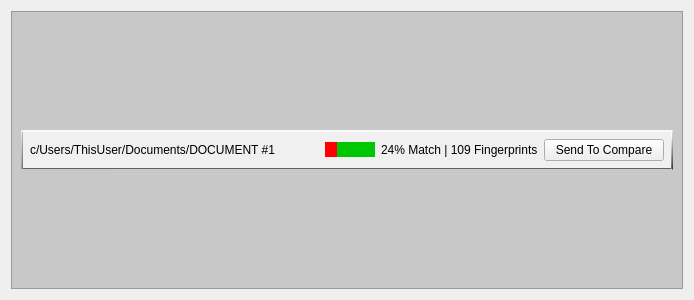
<?xml version="1.0" encoding="UTF-8"?>
<ui version="4.0">
 <class>Form</class>
 <widget class="QWidget" name="Form">
  <property name="geometry">
   <rect>
    <x>0</x>
    <y>0</y>
    <width>694</width>
    <height>300</height>
   </rect>
  </property>
  <property name="windowTitle">
   <string>Form</string>
  </property>
  <layout class="QGridLayout" name="gridLayout_2">
   <item row="0" column="0">
    <widget class="QFrame" name="frame">
     <property name="styleSheet">
      <string notr="true">background-color: rgb(200,200,200);</string>
     </property>
     <property name="frameShape">
      <enum>QFrame::StyledPanel</enum>
     </property>
     <property name="frameShadow">
      <enum>QFrame::Raised</enum>
     </property>
     <layout class="QGridLayout" name="gridLayout">
      <item row="0" column="0">
       <widget class="QWidget" name="docObject" native="true">
        <property name="maximumSize">
         <size>
          <width>16777215</width>
          <height>40</height>
         </size>
        </property>
        <property name="palette">
         <palette>
          <active>
           <colorrole role="WindowText">
            <brush brushstyle="SolidPattern">
             <color alpha="255">
              <red>0</red>
              <green>0</green>
              <blue>0</blue>
             </color>
            </brush>
           </colorrole>
           <colorrole role="Button">
            <brush brushstyle="SolidPattern">
             <color alpha="255">
              <red>240</red>
              <green>240</green>
              <blue>240</blue>
             </color>
            </brush>
           </colorrole>
           <colorrole role="Light">
            <brush brushstyle="SolidPattern">
             <color alpha="255">
              <red>255</red>
              <green>255</green>
              <blue>255</blue>
             </color>
            </brush>
           </colorrole>
           <colorrole role="Midlight">
            <brush brushstyle="SolidPattern">
             <color alpha="255">
              <red>255</red>
              <green>255</green>
              <blue>255</blue>
             </color>
            </brush>
           </colorrole>
           <colorrole role="Dark">
            <brush brushstyle="SolidPattern">
             <color alpha="255">
              <red>127</red>
              <green>127</green>
              <blue>127</blue>
             </color>
            </brush>
           </colorrole>
           <colorrole role="Mid">
            <brush brushstyle="SolidPattern">
             <color alpha="255">
              <red>170</red>
              <green>170</green>
              <blue>170</blue>
             </color>
            </brush>
           </colorrole>
           <colorrole role="Text">
            <brush brushstyle="SolidPattern">
             <color alpha="255">
              <red>0</red>
              <green>0</green>
              <blue>0</blue>
             </color>
            </brush>
           </colorrole>
           <colorrole role="BrightText">
            <brush brushstyle="SolidPattern">
             <color alpha="255">
              <red>255</red>
              <green>255</green>
              <blue>255</blue>
             </color>
            </brush>
           </colorrole>
           <colorrole role="ButtonText">
            <brush brushstyle="SolidPattern">
             <color alpha="255">
              <red>0</red>
              <green>0</green>
              <blue>0</blue>
             </color>
            </brush>
           </colorrole>
           <colorrole role="Base">
            <brush brushstyle="SolidPattern">
             <color alpha="255">
              <red>240</red>
              <green>240</green>
              <blue>240</blue>
             </color>
            </brush>
           </colorrole>
           <colorrole role="Window">
            <brush brushstyle="SolidPattern">
             <color alpha="255">
              <red>240</red>
              <green>240</green>
              <blue>240</blue>
             </color>
            </brush>
           </colorrole>
           <colorrole role="Shadow">
            <brush brushstyle="SolidPattern">
             <color alpha="255">
              <red>0</red>
              <green>0</green>
              <blue>0</blue>
             </color>
            </brush>
           </colorrole>
           <colorrole role="AlternateBase">
            <brush brushstyle="SolidPattern">
             <color alpha="255">
              <red>255</red>
              <green>255</green>
              <blue>255</blue>
             </color>
            </brush>
           </colorrole>
           <colorrole role="ToolTipBase">
            <brush brushstyle="SolidPattern">
             <color alpha="255">
              <red>255</red>
              <green>255</green>
              <blue>220</blue>
             </color>
            </brush>
           </colorrole>
           <colorrole role="ToolTipText">
            <brush brushstyle="SolidPattern">
             <color alpha="255">
              <red>0</red>
              <green>0</green>
              <blue>0</blue>
             </color>
            </brush>
           </colorrole>
           <colorrole role="PlaceholderText">
            <brush brushstyle="SolidPattern">
             <color alpha="128">
              <red>0</red>
              <green>0</green>
              <blue>0</blue>
             </color>
            </brush>
           </colorrole>
          </active>
          <inactive>
           <colorrole role="WindowText">
            <brush brushstyle="SolidPattern">
             <color alpha="255">
              <red>0</red>
              <green>0</green>
              <blue>0</blue>
             </color>
            </brush>
           </colorrole>
           <colorrole role="Button">
            <brush brushstyle="SolidPattern">
             <color alpha="255">
              <red>240</red>
              <green>240</green>
              <blue>240</blue>
             </color>
            </brush>
           </colorrole>
           <colorrole role="Light">
            <brush brushstyle="SolidPattern">
             <color alpha="255">
              <red>255</red>
              <green>255</green>
              <blue>255</blue>
             </color>
            </brush>
           </colorrole>
           <colorrole role="Midlight">
            <brush brushstyle="SolidPattern">
             <color alpha="255">
              <red>255</red>
              <green>255</green>
              <blue>255</blue>
             </color>
            </brush>
           </colorrole>
           <colorrole role="Dark">
            <brush brushstyle="SolidPattern">
             <color alpha="255">
              <red>127</red>
              <green>127</green>
              <blue>127</blue>
             </color>
            </brush>
           </colorrole>
           <colorrole role="Mid">
            <brush brushstyle="SolidPattern">
             <color alpha="255">
              <red>170</red>
              <green>170</green>
              <blue>170</blue>
             </color>
            </brush>
           </colorrole>
           <colorrole role="Text">
            <brush brushstyle="SolidPattern">
             <color alpha="255">
              <red>0</red>
              <green>0</green>
              <blue>0</blue>
             </color>
            </brush>
           </colorrole>
           <colorrole role="BrightText">
            <brush brushstyle="SolidPattern">
             <color alpha="255">
              <red>255</red>
              <green>255</green>
              <blue>255</blue>
             </color>
            </brush>
           </colorrole>
           <colorrole role="ButtonText">
            <brush brushstyle="SolidPattern">
             <color alpha="255">
              <red>0</red>
              <green>0</green>
              <blue>0</blue>
             </color>
            </brush>
           </colorrole>
           <colorrole role="Base">
            <brush brushstyle="SolidPattern">
             <color alpha="255">
              <red>240</red>
              <green>240</green>
              <blue>240</blue>
             </color>
            </brush>
           </colorrole>
           <colorrole role="Window">
            <brush brushstyle="SolidPattern">
             <color alpha="255">
              <red>240</red>
              <green>240</green>
              <blue>240</blue>
             </color>
            </brush>
           </colorrole>
           <colorrole role="Shadow">
            <brush brushstyle="SolidPattern">
             <color alpha="255">
              <red>0</red>
              <green>0</green>
              <blue>0</blue>
             </color>
            </brush>
           </colorrole>
           <colorrole role="AlternateBase">
            <brush brushstyle="SolidPattern">
             <color alpha="255">
              <red>255</red>
              <green>255</green>
              <blue>255</blue>
             </color>
            </brush>
           </colorrole>
           <colorrole role="ToolTipBase">
            <brush brushstyle="SolidPattern">
             <color alpha="255">
              <red>255</red>
              <green>255</green>
              <blue>220</blue>
             </color>
            </brush>
           </colorrole>
           <colorrole role="ToolTipText">
            <brush brushstyle="SolidPattern">
             <color alpha="255">
              <red>0</red>
              <green>0</green>
              <blue>0</blue>
             </color>
            </brush>
           </colorrole>
           <colorrole role="PlaceholderText">
            <brush brushstyle="SolidPattern">
             <color alpha="128">
              <red>0</red>
              <green>0</green>
              <blue>0</blue>
             </color>
            </brush>
           </colorrole>
          </inactive>
          <disabled>
           <colorrole role="WindowText">
            <brush brushstyle="SolidPattern">
             <color alpha="255">
              <red>127</red>
              <green>127</green>
              <blue>127</blue>
             </color>
            </brush>
           </colorrole>
           <colorrole role="Button">
            <brush brushstyle="SolidPattern">
             <color alpha="255">
              <red>240</red>
              <green>240</green>
              <blue>240</blue>
             </color>
            </brush>
           </colorrole>
           <colorrole role="Light">
            <brush brushstyle="SolidPattern">
             <color alpha="255">
              <red>255</red>
              <green>255</green>
              <blue>255</blue>
             </color>
            </brush>
           </colorrole>
           <colorrole role="Midlight">
            <brush brushstyle="SolidPattern">
             <color alpha="255">
              <red>255</red>
              <green>255</green>
              <blue>255</blue>
             </color>
            </brush>
           </colorrole>
           <colorrole role="Dark">
            <brush brushstyle="SolidPattern">
             <color alpha="255">
              <red>127</red>
              <green>127</green>
              <blue>127</blue>
             </color>
            </brush>
           </colorrole>
           <colorrole role="Mid">
            <brush brushstyle="SolidPattern">
             <color alpha="255">
              <red>170</red>
              <green>170</green>
              <blue>170</blue>
             </color>
            </brush>
           </colorrole>
           <colorrole role="Text">
            <brush brushstyle="SolidPattern">
             <color alpha="255">
              <red>127</red>
              <green>127</green>
              <blue>127</blue>
             </color>
            </brush>
           </colorrole>
           <colorrole role="BrightText">
            <brush brushstyle="SolidPattern">
             <color alpha="255">
              <red>255</red>
              <green>255</green>
              <blue>255</blue>
             </color>
            </brush>
           </colorrole>
           <colorrole role="ButtonText">
            <brush brushstyle="SolidPattern">
             <color alpha="255">
              <red>127</red>
              <green>127</green>
              <blue>127</blue>
             </color>
            </brush>
           </colorrole>
           <colorrole role="Base">
            <brush brushstyle="SolidPattern">
             <color alpha="255">
              <red>240</red>
              <green>240</green>
              <blue>240</blue>
             </color>
            </brush>
           </colorrole>
           <colorrole role="Window">
            <brush brushstyle="SolidPattern">
             <color alpha="255">
              <red>240</red>
              <green>240</green>
              <blue>240</blue>
             </color>
            </brush>
           </colorrole>
           <colorrole role="Shadow">
            <brush brushstyle="SolidPattern">
             <color alpha="255">
              <red>0</red>
              <green>0</green>
              <blue>0</blue>
             </color>
            </brush>
           </colorrole>
           <colorrole role="AlternateBase">
            <brush brushstyle="SolidPattern">
             <color alpha="255">
              <red>255</red>
              <green>255</green>
              <blue>255</blue>
             </color>
            </brush>
           </colorrole>
           <colorrole role="ToolTipBase">
            <brush brushstyle="SolidPattern">
             <color alpha="255">
              <red>255</red>
              <green>255</green>
              <blue>220</blue>
             </color>
            </brush>
           </colorrole>
           <colorrole role="ToolTipText">
            <brush brushstyle="SolidPattern">
             <color alpha="255">
              <red>0</red>
              <green>0</green>
              <blue>0</blue>
             </color>
            </brush>
           </colorrole>
           <colorrole role="PlaceholderText">
            <brush brushstyle="SolidPattern">
             <color alpha="128">
              <red>0</red>
              <green>0</green>
              <blue>0</blue>
             </color>
            </brush>
           </colorrole>
          </disabled>
         </palette>
        </property>
        <property name="styleSheet">
         <string notr="true">QWidget#docObject {
border-style: solid;
border-width: 2;
border-bottom-color: qlineargradient(spread:pad, x1:0.995025, y1:0, x2:1, y2:1, stop:0 rgba(45, 45, 45, 255), stop:1 rgba(255, 255, 255, 255));
border-left-color: qlineargradient(spread:pad, x1:1, y1:1, x2:0.0248756, y2:0, stop:0 rgba(88, 88, 88, 255), stop:1 rgba(255, 255, 255, 255));
border-top-color: rgb(250, 250, 250);
border-right-color: qlineargradient(spread:pad, x1:1, y1:1, x2:0.483, y2:0, stop:0 rgba(28, 28, 28, 255), stop:1 rgba(255, 255, 255, 255));
background-color: rgb(240, 240, 240);
}</string>
        </property>
        <layout class="QHBoxLayout" name="horizontalLayout">
         <item>
          <widget class="QLabel" name="docNameLabel">
           <property name="styleSheet">
            <string notr="true">background-color: none;
</string>
           </property>
           <property name="text">
            <string>c/Users/ThisUser/Documents/DOCUMENT #1</string>
           </property>
          </widget>
         </item>
         <item>
          <spacer name="horizontalSpacer">
           <property name="orientation">
            <enum>Qt::Horizontal</enum>
           </property>
           <property name="sizeHint" stdset="0">
            <size>
             <width>40</width>
             <height>20</height>
            </size>
           </property>
          </spacer>
         </item>
         <item>
          <widget class="QProgressBar" name="progressBar">
           <property name="sizePolicy">
            <sizepolicy hsizetype="Fixed" vsizetype="Fixed">
             <horstretch>0</horstretch>
             <verstretch>0</verstretch>
            </sizepolicy>
           </property>
           <property name="minimumSize">
            <size>
             <width>50</width>
             <height>15</height>
            </size>
           </property>
           <property name="maximumSize">
            <size>
             <width>50</width>
             <height>15</height>
            </size>
           </property>
           <property name="palette">
            <palette>
             <active>
              <colorrole role="Button">
               <brush brushstyle="SolidPattern">
                <color alpha="255">
                 <red>200</red>
                 <green>200</green>
                 <blue>200</blue>
                </color>
               </brush>
              </colorrole>
              <colorrole role="Base">
               <brush brushstyle="SolidPattern">
                <color alpha="255">
                 <red>200</red>
                 <green>200</green>
                 <blue>200</blue>
                </color>
               </brush>
              </colorrole>
              <colorrole role="Window">
               <brush brushstyle="SolidPattern">
                <color alpha="255">
                 <red>200</red>
                 <green>200</green>
                 <blue>200</blue>
                </color>
               </brush>
              </colorrole>
             </active>
             <inactive>
              <colorrole role="Button">
               <brush brushstyle="SolidPattern">
                <color alpha="255">
                 <red>200</red>
                 <green>200</green>
                 <blue>200</blue>
                </color>
               </brush>
              </colorrole>
              <colorrole role="Base">
               <brush brushstyle="SolidPattern">
                <color alpha="255">
                 <red>200</red>
                 <green>200</green>
                 <blue>200</blue>
                </color>
               </brush>
              </colorrole>
              <colorrole role="Window">
               <brush brushstyle="SolidPattern">
                <color alpha="255">
                 <red>200</red>
                 <green>200</green>
                 <blue>200</blue>
                </color>
               </brush>
              </colorrole>
             </inactive>
             <disabled>
              <colorrole role="Button">
               <brush brushstyle="SolidPattern">
                <color alpha="255">
                 <red>200</red>
                 <green>200</green>
                 <blue>200</blue>
                </color>
               </brush>
              </colorrole>
              <colorrole role="Base">
               <brush brushstyle="SolidPattern">
                <color alpha="255">
                 <red>200</red>
                 <green>200</green>
                 <blue>200</blue>
                </color>
               </brush>
              </colorrole>
              <colorrole role="Window">
               <brush brushstyle="SolidPattern">
                <color alpha="255">
                 <red>200</red>
                 <green>200</green>
                 <blue>200</blue>
                </color>
               </brush>
              </colorrole>
             </disabled>
            </palette>
           </property>
           <property name="styleSheet">
            <string notr="true">:horizontal{
background-color: rgb(0,200,0);
border-style: none;
}

::chunk {
background-color: rgb(255, 0, 0);
}</string>
           </property>
           <property name="value">
            <number>24</number>
           </property>
           <property name="textVisible">
            <bool>false</bool>
           </property>
          </widget>
         </item>
         <item>
          <widget class="QLabel" name="docInfoLabel">
           <property name="styleSheet">
            <string notr="true">background-color: none;</string>
           </property>
           <property name="text">
            <string>24% Match | 109 Fingerprints</string>
           </property>
          </widget>
         </item>
         <item>
          <widget class="QPushButton" name="pushButton">
           <property name="minimumSize">
            <size>
             <width>120</width>
             <height>20</height>
            </size>
           </property>
           <property name="styleSheet">
            <string notr="true">background-color: none;
</string>
           </property>
           <property name="text">
            <string>Send To Compare</string>
           </property>
          </widget>
         </item>
        </layout>
       </widget>
      </item>
     </layout>
    </widget>
   </item>
  </layout>
 </widget>
 <resources/>
 <connections/>
</ui>
